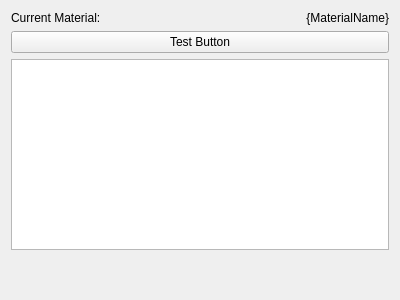
<?xml version="1.0" encoding="UTF-8"?>
<ui version="4.0">
 <class>Form</class>
 <widget class="QWidget" name="Form">
  <property name="geometry">
   <rect>
    <x>0</x>
    <y>0</y>
    <width>400</width>
    <height>300</height>
   </rect>
  </property>
  <property name="windowTitle">
   <string>Form</string>
  </property>
  <layout class="QGridLayout" name="gridLayout">
   <item row="3" column="0">
    <spacer name="verticalSpacer">
     <property name="orientation">
      <enum>Qt::Vertical</enum>
     </property>
     <property name="sizeHint" stdset="0">
      <size>
       <width>20</width>
       <height>40</height>
      </size>
     </property>
    </spacer>
   </item>
   <item row="0" column="0">
    <layout class="QVBoxLayout" name="verticalLayout">
     <item>
      <layout class="QHBoxLayout" name="horizontalLayout">
       <item>
        <widget class="QLabel" name="label">
         <property name="text">
          <string>Current Material:</string>
         </property>
        </widget>
       </item>
       <item>
        <widget class="QLabel" name="label_2">
         <property name="text">
          <string>{MaterialName}</string>
         </property>
         <property name="alignment">
          <set>Qt::AlignRight|Qt::AlignTrailing|Qt::AlignVCenter</set>
         </property>
        </widget>
       </item>
      </layout>
     </item>
    </layout>
   </item>
   <item row="2" column="0">
    <widget class="QListWidget" name="listWidget"/>
   </item>
   <item row="1" column="0">
    <widget class="QPushButton" name="q_btn_test">
     <property name="text">
      <string>Test Button</string>
     </property>
    </widget>
   </item>
  </layout>
 </widget>
 <resources/>
 <connections/>
</ui>
